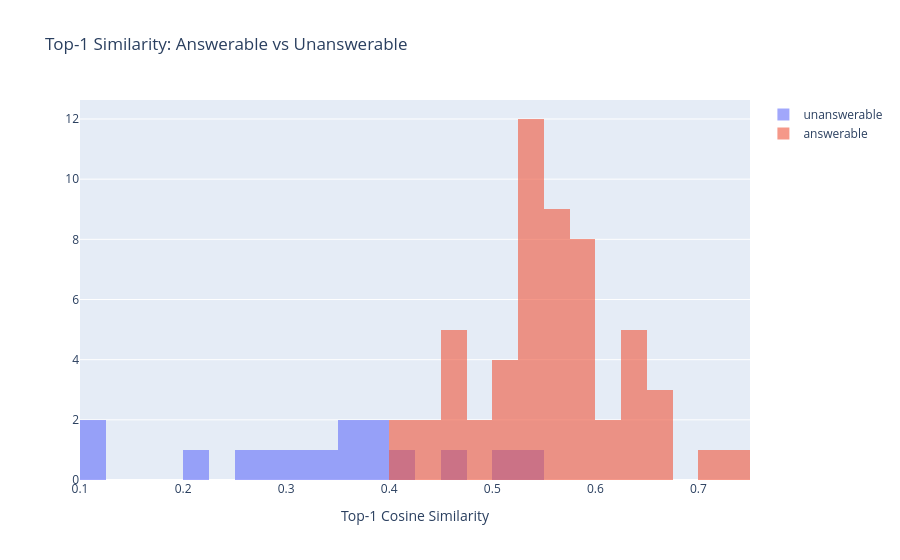

Notebook code cell kept with this figure:
### Code cell
# --- Confidence-cutoff sweep: where should MIN_SIM sit? ---
sec = results[results.strategy == "section"]

fig = go.Figure()
for ans, g in sec.groupby("answerable"):
    fig.add_histogram(x=g.top_sim,
                      name="answerable" if ans else "unanswerable",
                      opacity=0.6,
                      xbins=dict(start=0,
                                 end=1,
                                 size=0.025))
# show once, after BOTH histograms are added (was inside the loop: figure rendered twice,
# the first time with only one trace)
fig.update_layout(barmode="overlay",
                  title="Top-1 Similarity: Answerable vs Unanswerable",
                  xaxis_title="Top-1 Cosine Similarity").show()

# For each candidate cutoff: fraction of answerable questions kept vs unanswerable rejected
display(pd.DataFrame([{"cutoff": t,
                       "answerable kept": (sec[sec.answerable].top_sim >= t).mean(),
                       "unanswerable rejected": (sec[~sec.answerable].top_sim < t).mean()}
                      for t in np.arange(0.20, 0.61, 0.05).round(2)]))

### Figure 1 — Plotly figure (JSON) as saved in the notebook; plotly's stock layout.template omitted (floating-point values rounded to 4 significant figures)
{"data": [{"name": "unanswerable", "opacity": 0.6, "type": "histogram", "x": [0.2964, 0.105, 0.3795, 0.3011, 0.2193, 0.3674, 0.4707, 0.5302, 0.4212, 0.3672, 0.5147, 0.2633, 0.3883, 0.3406, 0.1152], "xbins": {"end": 1, "size": 0.025, "start": 0}}, {"name": "answerable", "opacity": 0.6, "type": "histogram", "x": [0.4352, 0.5599, 0.4753, 0.4575, 0.5644, 0.5598, 0.5627, 0.6638, 0.4005, 0.5767, 0.4606, 0.5049, 0.627, 0.5194, 0.5276, 0.5944, 0.5405, 0.4528, 0.463, 0.5782, 0.6574, 0.542, 0.5535, 0.5322, 0.5364, 0.6151, 0.5561, 0.6466, 0.5889, 0.5975, 0.5967, 0.5344, 0.5921, 0.5379, 0.6485, 0.7179, 0.5711, 0.6382, 0.6542, 0.5382, 0.6064, 0.7328, 0.5416, 0.5497, 0.5301, 0.5501, 0.6344, 0.4787, 0.563, 0.5344, 0.4598, 0.5876, 0.425, 0.4493, 0.5193, 0.5133], "xbins": {"end": 1, "size": 0.025, "start": 0}}], "layout": {"barmode": "overlay", "title": {"text": "Top-1 Similarity: Answerable vs Unanswerable"}, "xaxis": {"title": {"text": "Top-1 Cosine Similarity"}}}}
